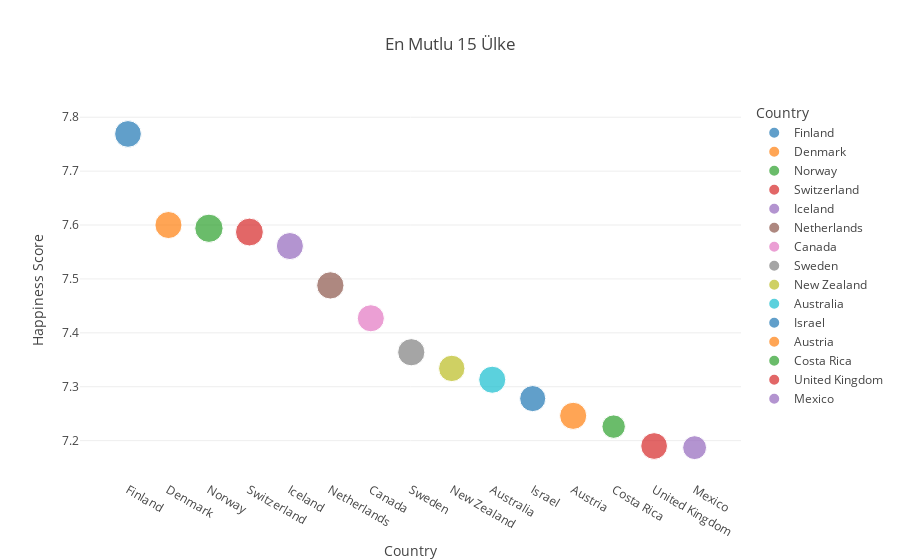

Notebook cell for this chart:
### Code cell
import plotly.express as px
happiest_countries = fuldf.groupby(['Country'], sort = False)['Happiness Score', 'Year', 'GDP'].max()
top10 = happiest_countries.sort_values('Happiness Score', ascending = False)[:15]
fig = px.scatter(top10,
                x = top10.index,
                y = 'Happiness Score',
                size = 'GDP',
                color = top10.index,
                template = 'xgridoff',
                animation_frame = 'Year',
                title = 'En Mutlu 15 Ülke')
fig.show()

### Figure 1 — Plotly figure (JSON) as saved in the notebook; plotly's stock layout.template omitted (floating-point values rounded to 4 significant figures)
{"data": [{"hovertemplate": "Country=%{x}<br>Year=2019<br>Happiness Score=%{y}<br>GDP=%{marker.size}<extra></extra>", "legendgroup": "Finland", "marker": {"color": "#1F77B4", "size": [1.444], "sizemode": "area", "sizeref": 0.004041, "symbol": "circle"}, "mode": "markers", "name": "Finland", "orientation": "v", "showlegend": true, "type": "scatter", "x": ["Finland"], "xaxis": "x", "y": [7.769], "yaxis": "y"}, {"hovertemplate": "Country=%{x}<br>Year=2019<br>Happiness Score=%{y}<br>GDP=%{marker.size}<extra></extra>", "legendgroup": "Denmark", "marker": {"color": "#FF7F0E", "size": [1.482], "sizemode": "area", "sizeref": 0.004041, "symbol": "circle"}, "mode": "markers", "name": "Denmark", "orientation": "v", "showlegend": true, "type": "scatter", "x": ["Denmark"], "xaxis": "x", "y": [7.6], "yaxis": "y"}, {"hovertemplate": "Country=%{x}<br>Year=2019<br>Happiness Score=%{y}<br>GDP=%{marker.size}<extra></extra>", "legendgroup": "Norway", "marker": {"color": "#2CA02C", "size": [1.616], "sizemode": "area", "sizeref": 0.004041, "symbol": "circle"}, "mode": "markers", "name": "Norway", "orientation": "v", "showlegend": true, "type": "scatter", "x": ["Norway"], "xaxis": "x", "y": [7.594], "yaxis": "y"}, {"hovertemplate": "Country=%{x}<br>Year=2019<br>Happiness Score=%{y}<br>GDP=%{marker.size}<extra></extra>", "legendgroup": "Switzerland", "marker": {"color": "#D62728", "size": [1.565], "sizemode": "area", "sizeref": 0.004041, "symbol": "circle"}, "mode": "markers", "name": "Switzerland", "orientation": "v", "showlegend": true, "type": "scatter", "x": ["Switzerland"], "xaxis": "x", "y": [7.587], "yaxis": "y"}, {"hovertemplate": "Country=%{x}<br>Year=2019<br>Happiness Score=%{y}<br>GDP=%{marker.size}<extra></extra>", "legendgroup": "Iceland", "marker": {"color": "#9467BD", "size": [1.481], "sizemode": "area", "sizeref": 0.004041, "symbol": "circle"}, "mode": "markers", "name": "Iceland", "orientation": "v", "showlegend": true, "type": "scatter", "x": ["Iceland"], "xaxis": "x", "y": [7.561], "yaxis": "y"}, {"hovertemplate": "Country=%{x}<br>Year=2019<br>Happiness Score=%{y}<br>GDP=%{marker.size}<extra></extra>", "legendgroup": "Netherlands", "marker": {"color": "#8C564B", "size": [1.504], "sizemode": "area", "sizeref": 0.004041, "symbol": "circle"}, "mode": "markers", "name": "Netherlands", "orientation": "v", "showlegend": true, "type": "scatter", "x": ["Netherlands"], "xaxis": "x", "y": [7.488], "yaxis": "y"}, {"hovertemplate": "Country=%{x}<br>Year=2019<br>Happiness Score=%{y}<br>GDP=%{marker.size}<extra></extra>", "legendgroup": "Canada", "marker": {"color": "#E377C2", "size": [1.479], "sizemode": "area", "sizeref": 0.004041, "symbol": "circle"}, "mode": "markers", "name": "Canada", "orientation": "v", "showlegend": true, "type": "scatter", "x": ["Canada"], "xaxis": "x", "y": [7.427], "yaxis": "y"}, {"hovertemplate": "Country=%{x}<br>Year=2019<br>Happiness Score=%{y}<br>GDP=%{marker.size}<extra></extra>", "legendgroup": "Sweden", "marker": {"color": "#7F7F7F", "size": [1.494], "sizemode": "area", "sizeref": 0.004041, "symbol": "circle"}, "mode": "markers", "name": "Sweden", "orientation": "v", "showlegend": true, "type": "scatter", "x": ["Sweden"], "xaxis": "x", "y": [7.364], "yaxis": "y"}, {"hovertemplate": "Country=%{x}<br>Year=2019<br>Happiness Score=%{y}<br>GDP=%{marker.size}<extra></extra>", "legendgroup": "New Zealand", "marker": {"color": "#BCBD22", "size": [1.406], "sizemode": "area", "sizeref": 0.004041, "symbol": "circle"}, "mode": "markers", "name": "New Zealand", "orientation": "v", "showlegend": true, "type": "scatter", "x": ["New Zealand"], "xaxis": "x", "y": [7.334], "yaxis": "y"}, {"hovertemplate": "Country=%{x}<br>Year=2019<br>Happiness Score=%{y}<br>GDP=%{marker.size}<extra></extra>", "legendgroup": "Australia", "marker": {"color": "#17BECF", "size": [1.484], "sizemode": "area", "sizeref": 0.004041, "symbol": "circle"}, "mode": "markers", "name": "Australia", "orientation": "v", "showlegend": true, "type": "scatter", "x": ["Australia"], "xaxis": "x", "y": [7.313], "yaxis": "y"}, {"hovertemplate": "Country=%{x}<br>Year=2019<br>Happiness Score=%{y}<br>GDP=%{marker.size}<extra></extra>", "legendgroup": "Israel", "marker": {"color": "#1F77B4", "size": [1.375], "sizemode": "area", "sizeref": 0.004041, "symbol": "circle"}, "mode": "markers", "name": "Israel", "orientation": "v", "showlegend": true, "type": "scatter", "x": ["Israel"], "xaxis": "x", "y": [7.278], "yaxis": "y"}, {"hovertemplate": "Country=%{x}<br>Year=2019<br>Happiness Score=%{y}<br>GDP=%{marker.size}<extra></extra>", "legendgroup": "Austria", "marker": {"color": "#FF7F0E", "size": [1.487], "sizemode": "area", "sizeref": 0.004041, "symbol": "circle"}, "mode": "markers", "name": "Austria", "orientation": "v", "showlegend": true, "type": "scatter", "x": ["Austria"], "xaxis": "x", "y": [7.246], "yaxis": "y"}, {"hovertemplate": "Country=%{x}<br>Year=2019<br>Happiness Score=%{y}<br>GDP=%{marker.size}<extra></extra>", "legendgroup": "Costa Rica", "marker": {"color": "#2CA02C", "size": [1.11], "sizemode": "area", "sizeref": 0.004041, "symbol": "circle"}, "mode": "markers", "name": "Costa Rica", "orientation": "v", "showlegend": true, "type": "scatter", "x": ["Costa Rica"], "xaxis": "x", "y": [7.226], "yaxis": "y"}, {"hovertemplate": "Country=%{x}<br>Year=2019<br>Happiness Score=%{y}<br>GDP=%{marker.size}<extra></extra>", "legendgroup": "United Kingdom", "marker": {"color": "#D62728", "size": [1.442], "sizemode": "area", "sizeref": 0.004041, "symbol": "circle"}, "mode": "markers", "name": "United Kingdom", "orientation": "v", "showlegend": true, "type": "scatter", "x": ["United Kingdom"], "xaxis": "x", "y": [7.19], "yaxis": "y"}, {"hovertemplate": "Country=%{x}<br>Year=2019<br>Happiness Score=%{y}<br>GDP=%{marker.size}<extra></extra>", "legendgroup": "Mexico", "marker": {"color": "#9467BD", "size": [1.153], "sizemode": "area", "sizeref": 0.004041, "symbol": "circle"}, "mode": "markers", "name": "Mexico", "orientation": "v", "showlegend": true, "type": "scatter", "x": ["Mexico"], "xaxis": "x", "y": [7.187], "yaxis": "y"}], "layout": {"legend": {"itemsizing": "constant", "title": {"text": "Country"}, "tracegroupgap": 0}, "title": {"text": "En Mutlu 15 Ülke"}, "xaxis": {"anchor": "y", "categoryarray": ["Finland", "Denmark", "Norway", "Switzerland", "Iceland", "Netherlands", "Canada", "Sweden", "New Zealand", "Australia", "Israel", "Austria", "Costa Rica", "United Kingdom", "Mexico"], "categoryorder": "array", "domain": [0.0, 1.0], "title": {"text": "Country"}}, "yaxis": {"anchor": "x", "domain": [0.0, 1.0], "title": {"text": "Happiness Score"}}}}
